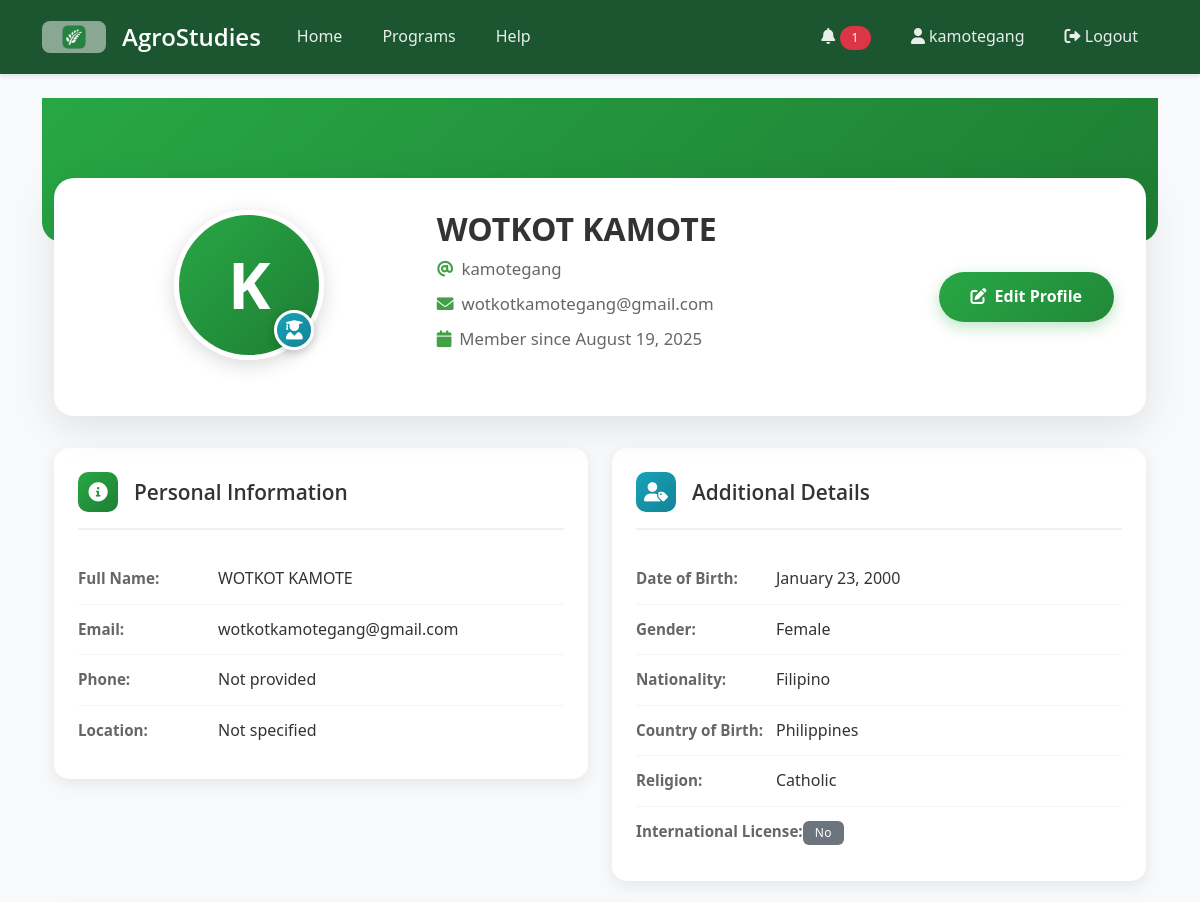
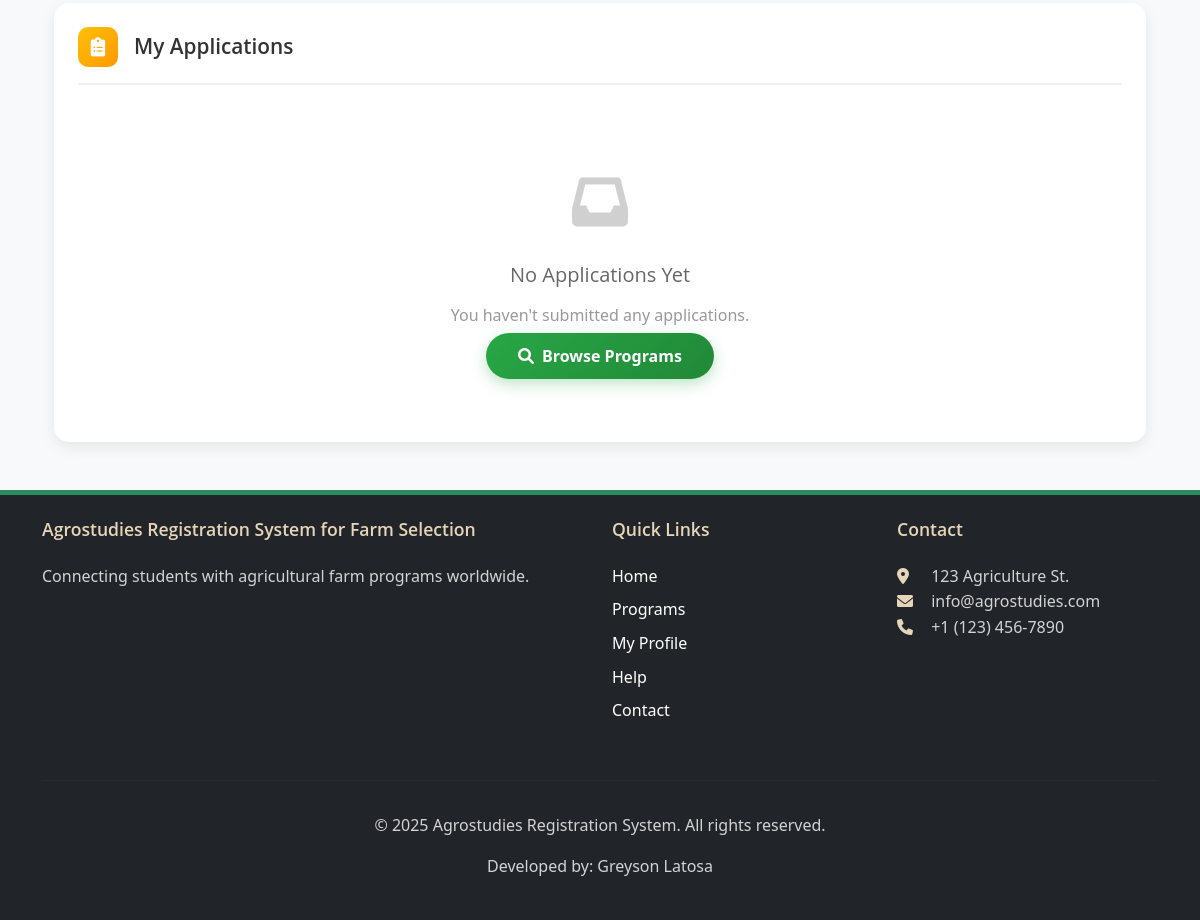
The page /profile/ (signed in) on the database as committed earlier (2 pictures, top to bottom).
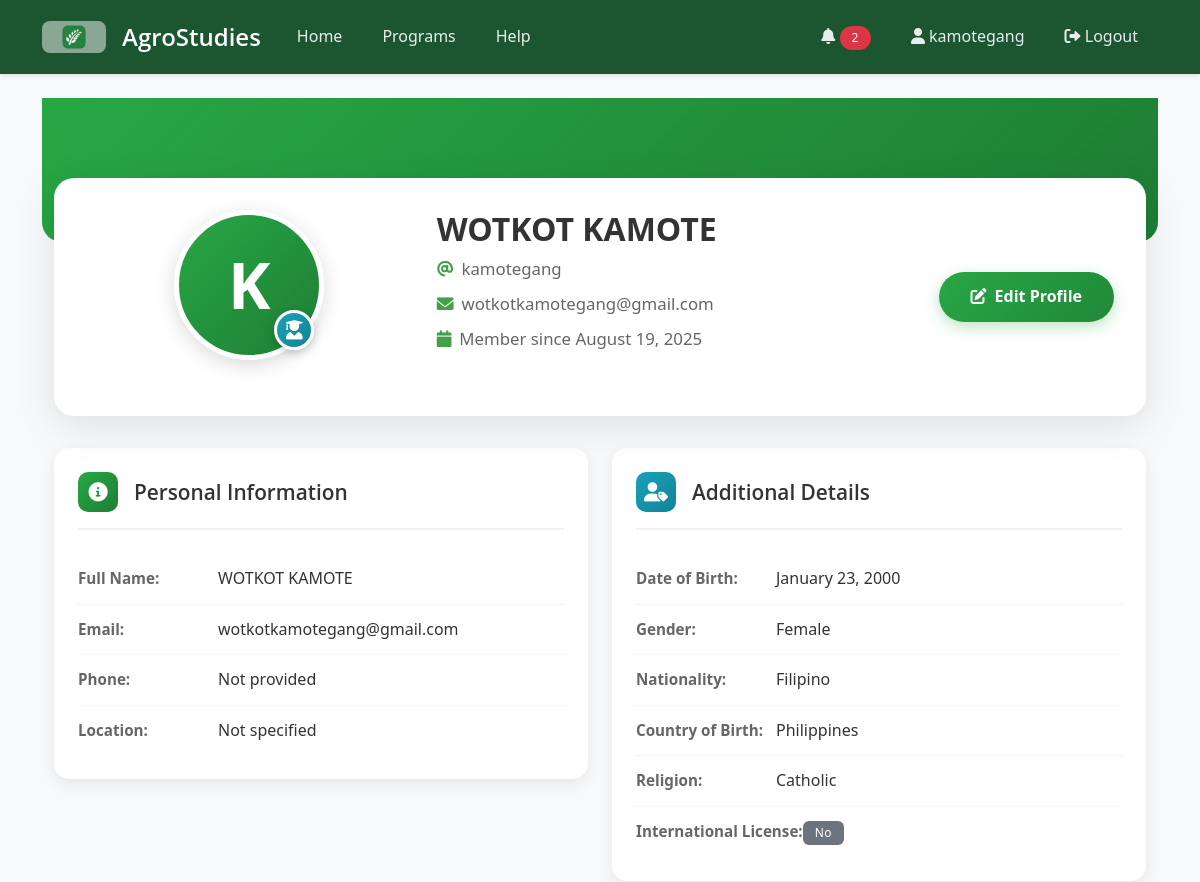
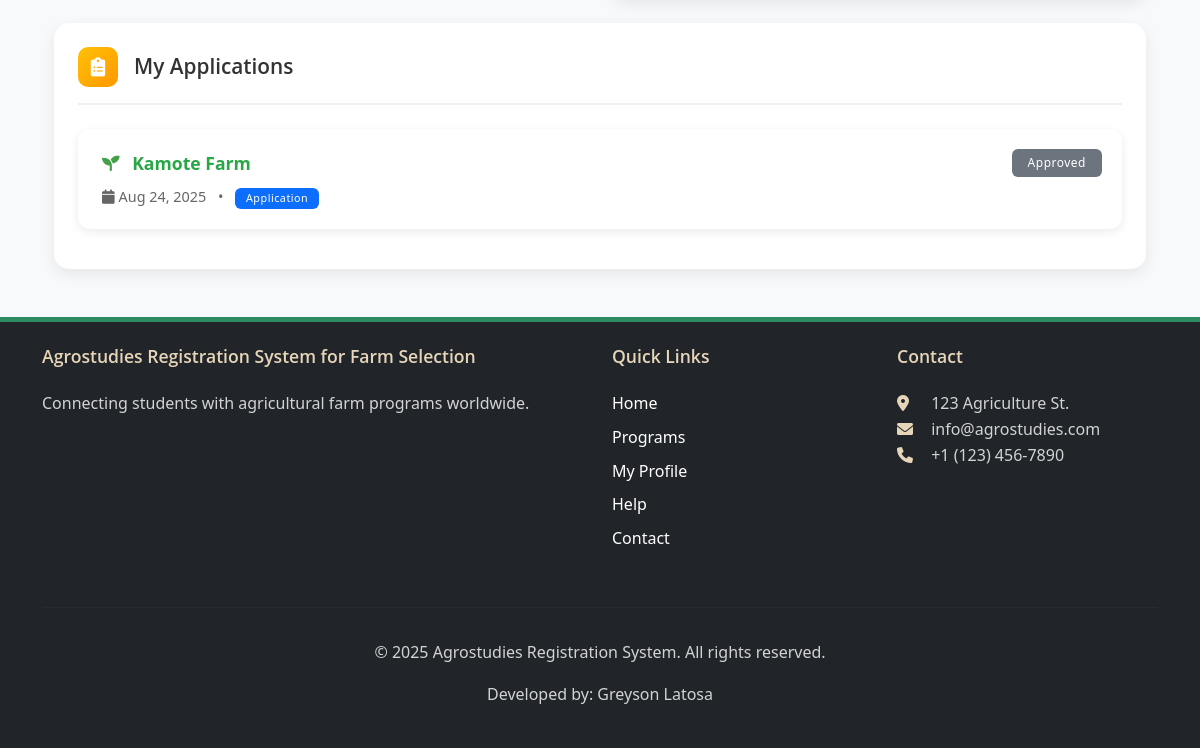
The same page on the database as committed later (2 pictures, top to bottom).
### core/models.py (models this page shows, shortened)
class Candidate(models.Model):
    DRAFT = 'Draft'
    NEW = 'New'
    APPROVED = 'Approved'
    REJECTED = 'Rejected'
    STATUS_CHOICES = [
        (DRAFT, 'Draft'),
        (NEW, 'New'),
        (APPROVED, 'Approved'),
        (REJECTED, 'Rejected'),
    ]
    passport_number = models.CharField(max_length=20)
    first_name = models.CharField(max_length=100)
    last_name = models.CharField(max_length=100)
    email = models.EmailField(blank=True, null=True)
    date_of_birth = models.DateField()
    country_of_birth = models.CharField(max_length=100)
    nationality = models.CharField(max_length=100)
    religion = models.CharField(max_length=100, blank=True, null=True)
    father_name = models.CharField(max_length=100, blank=True, null=True)
    mother_name = models.CharField(max_length=100, blank=True, null=True)
    passport_issue_date = models.DateField()
    passport_expiry_date = models.DateField()
    GENDER_CHOICES = [
        ('Male', 'Male'),
        ('Female', 'Female'),
        ('Other', 'Other'),
    ]
    gender = models.CharField(max_length=10, choices=GENDER_CHOICES)
    shoes_size = models.CharField(max_length=10, blank=True, null=True)
    shirt_size = models.CharField(max_length=10, blank=True, null=True)
    university = models.ForeignKey(University, on_delete=models.CASCADE)
    year_graduated = models.IntegerField(blank=True, null=True)
    specialization = models.CharField(max_length=100)
    secondary_specialization = models.CharField(max_length=100, blank=True, null=True)
    SMOKING_CHOICES = [
        ('Never', 'Never'),
        ('Sometimes', 'Sometimes'),
        ('Often', 'Often'),
    ]
    smokes = models.CharField(max_length=10, choices=SMOKING_CHOICES, default='Never')
    program = models.ForeignKey(AgricultureProgram, on_delete=models.SET_NULL, null=True, blank=True, related_name='candidates')
    status = models.CharField(max_length=20, choices=STATUS_CHOICES, default=DRAFT)
    created_at = models.DateTimeField(auto_now_add=True)
    updated_at = models.DateTimeField(auto_now=True)
    passport_scan = models.FileField(upload_to='passports/', blank=True, null=True)
    tor = models.FileField(upload_to='documents/tor/', blank=True, null=True)
    nc2_tesda = models.FileField(upload_to='documents/tesda/', blank=True, null=True)
    diploma = models.FileField(upload_to='documents/diploma/', blank=True, null=True)
    good_moral = models.FileField(upload_to='documents/moral/', blank=True, null=True)
    nbi_clearance = models.FileField(upload_to='documents/nbi/', blank=True, null=True)
    created_by = models.ForeignKey(User, on_delete=models.CASCADE, related_name='created_candidates')
    class Meta:
        unique_together = ('passport_number', 'university')

class AgricultureProgram(models.Model):
    title = models.CharField(max_length=200)
    description = models.TextField()
    start_date = models.DateField()
    location = models.CharField(max_length=100)
    capacity = models.PositiveIntegerField()
    image = models.ImageField(upload_to='program_images/', blank=True, null=True, help_text='Program/Farm image')
    is_featured = models.BooleanField(default=False, help_text='Display on landing page as featured program')
    created_at = models.DateTimeField(auto_now_add=True)
    updated_at = models.DateTimeField(auto_now=True)
    GENDER_REQUIREMENT_CHOICES = [
        ('Any', 'Any'),
        ('Male', 'Male Only'),
        ('Female', 'Female Only'),
    ]
    required_gender = models.CharField(max_length=10, choices=GENDER_REQUIREMENT_CHOICES, default='Any')
    requires_license = models.BooleanField(default=False, verbose_name="Requires International Driver's License")
    class Meta:
        ordering = ['-is_featured', '-created_at']

### core/views.py (the view)
# urls.py: path('profile/', views.profile, name='profile'),
@login_required
def profile(request):
    form_with_errors = False
    if request.method == 'POST':
        u_form = UserUpdateForm(request.POST, instance=request.user)
        p_form = ProfileUpdateForm(request.POST, request.FILES, instance=request.user.profile)
        if u_form.is_valid() and p_form.is_valid():
            if 'delete_image' in request.POST and request.user.profile.profile_image:
                old_image = request.user.profile.profile_image.path
                request.user.profile.profile_image = None
                if os.path.exists(old_image):
                    os.remove(old_image)
            u_form.save()
            p_form.save()
            messages.success(request, 'Your profile has been updated!')
            try:
                candidate_qs = Candidate.objects.filter(Q(created_by=request.user) | Q(email=request.user.email))
                if candidate_qs.exists():
                    candidate_qs.update(
                        first_name=request.user.first_name,
                        last_name=request.user.last_name,
                        email=request.user.email,
                        father_name=request.user.profile.father_name,
                        mother_name=request.user.profile.mother_name,
                        date_of_birth=request.user.profile.date_of_birth,
                        gender=request.user.profile.gender,
                        country_of_birth=request.user.profile.country_of_birth,
                        nationality=request.user.profile.nationality,
                        religion=request.user.profile.religion,
                    )
            except Exception as e:
                logger.exception(f"Failed to sync candidate data for user {request.user.id}: {e}")
                pass
            Notification.add_notification(
                request.user,
                "Your profile has been successfully updated.",
                Notification.SUCCESS
            )
            return redirect('profile')
        else:
            form_with_errors = True
    else:
        u_form = UserUpdateForm(instance=request.user)
        p_form = ProfileUpdateForm(instance=request.user.profile)
    registrations = Registration.objects.filter(user=request.user).order_by('-registration_date')
    candidate_apps = Candidate.objects.filter(Q(created_by=request.user) | Q(email=request.user.email)).order_by('-created_at')
    context = {
        'u_form': u_form,
        'p_form': p_form,
        'registrations': registrations,
        'candidate_apps': candidate_apps,
        'form_with_errors': form_with_errors
    }
    return render(request, 'profile.html', context)

### core/context_processors.py (called while the page is built)
def notification_count(request):
    if request.user.is_authenticated:
        unread_count = Notification.objects.filter(user=request.user, read=False).count()
        return {
            'unread_notifications_count': unread_count
        }
    return {
        'unread_notifications_count': 0
    }

### templates/profile.html (shortened to what the changed rows need)
{% extends 'base.html' %}
{% block content %}
<div class="container">
    <div class="profile-card-main">
        <div class="row">
            <div class="col-md-5">
                <h1 class="profile-name">{{ user.first_name }} {{ user.last_name }}</h1>
            </div>
        </div>
    </div>
    {% if not user.is_staff %}
    <div class="info-card">
        {% if registrations or candidate_apps %}
            {% for cand in candidate_apps %}
            <div class="application-card">
                <div class="d-flex justify-content-between align-items-start">
                    <div class="flex-grow-1">
                        <div class="application-program">
                            <i class="fas fa-seedling text-success me-2"></i>
                            {% if cand.program %}
                                <a href="{% url 'program_detail' cand.program.id %}">{{ cand.program.title }}</a>
                            {% else %}
                                <em>Unassigned program</em>
                            {% endif %}
                        </div>
                        <div class="application-meta">
                            <i class="fas fa-calendar me-1"></i>{{ cand.created_at|date:"M d, Y" }}
                            <span class="mx-2">•</span>
                            <span class="badge bg-primary">Application</span>
                        </div>
                    </div>
                    <div>
                        <span class="badge bg-secondary px-3 py-2">{{ cand.status }}</span>
                    </div>
                </div>
            </div>
            {% endfor %}
        {% else %}
            <div class="empty-state">
                <div class="empty-icon">
                    <i class="fas fa-inbox"></i>
                </div>
                <h5>No Applications Yet</h5>
                <p>You haven't submitted any applications.</p>
                <a href="{% url 'program_list' %}" class="btn-edit-profile mt-3">
                    <i class="fas fa-search me-2"></i>Browse Programs
                </a>
            </div>
        {% endif %}
    </div>
    {% endif %}
</div>
{% endblock %}

### templates/base.html (shortened to what the changed rows need)
{% load static %}
<!DOCTYPE html>
<html lang="en">
<head>
    <link href="https://cdn.jsdelivr.net/npm/bootstrap@5.3.0/dist/css/bootstrap.min.css" rel="stylesheet">
    <link rel="stylesheet" href="https://cdnjs.cloudflare.com/ajax/libs/font-awesome/6.0.0/css/all.min.css">
    <link rel="stylesheet" href="{% static 'css/theme.css' %}">
    <link rel="stylesheet" href="{% static 'css/main.css' %}">
    <link rel="stylesheet" href="{% static 'css/modal-animations.css' %}">
</head>
<body>
    <nav class="navbar navbar-expand-lg navbar-dark bg-dark">
        <div class="container">
            <div class="collapse navbar-collapse" id="navbarNav">
                <ul class="navbar-nav ms-auto">
                    {% if user.is_authenticated %}
                        <li class="nav-item dropdown">
                            <a class="nav-link" href="#" id="notificationDropdown" role="button" data-bs-toggle="dropdown" aria-expanded="false">
                                <i class="fas fa-bell"></i>
                                {% if unread_notifications_count > 0 %}
                                    <span class="badge rounded-pill bg-danger">{{ unread_notifications_count }}</span>
                                {% endif %}
                            </a>
                        </li>
                    {% endif %}
                </ul>
            </div>
        </div>
    </nav>
    <main class="container my-4">
        {% block content %}{% endblock %}
    </main>
</body>
</html>

Rows that differ between the two databases and show on the page:
added Candidate: program "Kamote Farm", created_at "Aug 24, 2025", status "Approved"
Other text that changed with them:
{{ unread_notifications_count }}: "1" → "2"
text no longer shown: "No Applications Yet You haven't submitted any applications. Browse Programs"
